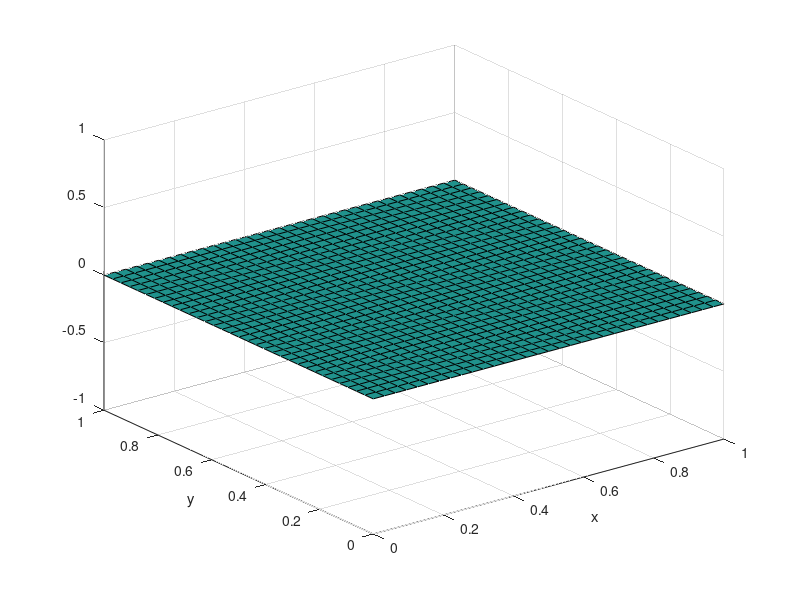

This chart was generated by the following MATLAB code: (Note: this script raises an error after producing the figure.)
% MAT 494 - Introduction to Numerical Methods for Partial Differential Equations
% Example 4.3.2: Finite difference method
% Xianping Li

M=2^5
N=M

% Solve the 2D poisson equation on space domain (0,1)x(0,1)
% u_{xx} + u_{yy} = f(x,y) = 10*exp(-50*((x-0.5)^2+(y-0.5)^2))
% with Neumann boundary condition du/dn = g = -sin(5x)

% different ways to deal with singular matrix

dx = 1.0/M;
dy = 1.0/N;

a = 1/dx/dx;
b = 1/dy/dy;
c = -2*(a+b);
d = b;
e = a;

% create the nodes in 2D space
x = linspace(0,1,M+1);
x = x'; % convert to a column vector
y = linspace(0,1,N+1);
[X, Y] = meshgrid(x,y);
X;
Y;

% plot the grids with u=0
u = 0*X;
figure(1)
clf;
surf(X,Y,u);
xlabel('x');
ylabel('y');

% initialize the vector u and right-side vector
% use matrix form first then reshape as a vector
f = source(X, Y); 
    % boundary points at x=0;
    f(:,1) = bc(X(:,1),Y(:,1))*dx;
    % boundary points at x=1;
    f(:,M+1) = bc(X(:,M+1),Y(:,M+1))*dx;
    % boundary points at y=0;
    f(1,:) = bc(X(1,:),Y(1,:))*dy;
    % boundary points at y=1;
    f(N+1,:) = bc(X(N+1,:),Y(N+1,:))*dy;

u = reshape(u, [(N+1)*(M+1),1]);

%% initialize the matrix A, including boundary points
A = zeros((N+1)*(M+1), (N+1)*(M+1));
% first block for boundary x=0
i = 1;
for j = 1 : N+1
    k = (N+1)*(i-1) + j;
    A(k, k) = 1.0; 
    A(k, k+(N+1)) = -1.0;
end
% middle blocks
for i = 2 : M
    % bottom boundary
    j = 1;
    k = (N+1)*(i-1) + j;
    A(k, k) = 1.0;
    A(k, k+1) = -1.0;
    
    % top boundary
    j = N+1;
    k = (N+1)*(i-1) + j;
    A(k, k) = 1.0;
    A(k, k-1) = -1.0;
    
    % middle points
    for j = 2 : N
        % diagonal entries
        k = (N+1)*(i-1) + j;
        A(k, k-(N+1)) = a;
        A(k, k-1) = b;
        A(k, k) = c;
        A(k, k+1) = d;
        A(k, k+(N+1)) = e;
    end
end

% last block for boundary x=1
i = M + 1;
for j = 1 : N+1
    k = (N+1)*(i-1) + j;
    A(k, k) = 1.0; 
    A(k, k-(N+1)) = -1.0;
end

%f = f - mean(f);

        % problem: the matrix A is singular due to the pure Neumann boundary condition
        % Method II: elimilating a point u_{i,j} from the governing equation and
        % replace it with a constant value, see u_{i,j}=1
        i = floor(0.5*M);
        j = floor(0.5*N);
        k = (N+1)*(i-1) + j;
        A(k, k-(N+1)) = 0;
        A(k, k-1) = 0;
        A(k, k) = 1.0;
        A(k, k+1) = 0;
        A(k, k+(N+1)) = 0;
        
        cond(A)
        
        f(j, i) = 1.0;
        f = reshape(f, [(N+1)*(M+1),1]);
        
        % improved fix point
        P = A*inv(A'*A)*A';
        f = P*f;
        u = A\f

% reshape u to matrix form
u = reshape(u, [N+1, M+1]);

% show results
surf(X,Y,u);
xlabel('x');
ylabel('y');


function f = source(x,y)

    f = 10*exp(-50*((x-0.5).^2+(y-0.5).^2));

end


function g = bc(x,y)

    g = -sin(5*x);

end